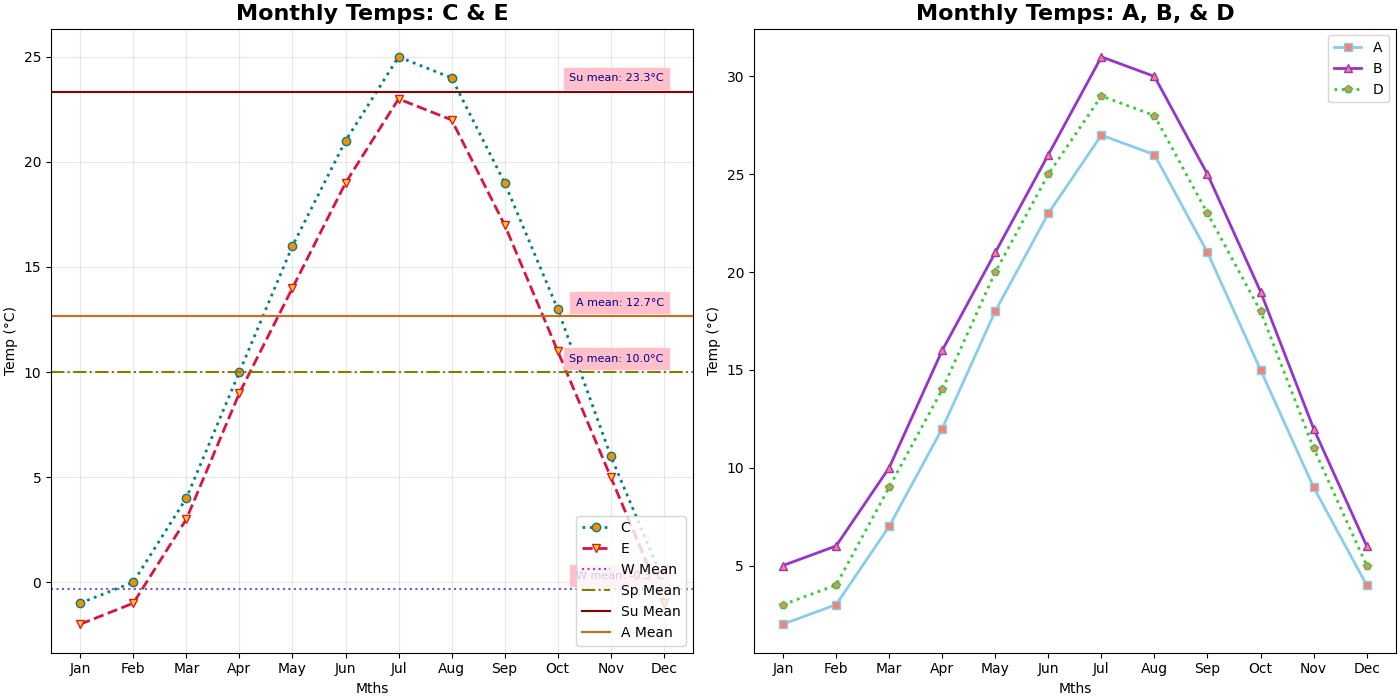

Recreate this plot in Python.
import matplotlib.pyplot as plt
import numpy as np

months = ['Jan', 'Feb', 'Mar', 'Apr', 'May', 'Jun', 'Jul', 'Aug', 'Sep', 'Oct', 'Nov', 'Dec']
city_a_temps = [2, 3, 7, 12, 18, 23, 27, 26, 21, 15, 9, 4]
city_b_temps = [5, 6, 10, 16, 21, 26, 31, 30, 25, 19, 12, 6]
city_c_temps = [-1, 0, 4, 10, 16, 21, 25, 24, 19, 13, 6, 0]
city_d_temps = [3, 4, 9, 14, 20, 25, 29, 28, 23, 18, 11, 5]
city_e_temps = [-2, -1, 3, 9, 14, 19, 23, 22, 17, 11, 5, -1]

fig, axs = plt.subplots(1, 2, figsize=(14, 7), constrained_layout=True)

axs[0].plot(months, city_c_temps, ':o', color='teal', label='C', linewidth=2, markerfacecolor='darkorange')
axs[0].plot(months, city_e_temps, '--v', color='crimson', label='E', linewidth=2, markerfacecolor='gold')

winter_mean = np.mean(city_c_temps[0:2] + city_c_temps[11:])
spring_mean = np.mean(city_c_temps[2:5])
summer_mean = np.mean(city_c_temps[5:8])
autumn_mean = np.mean(city_c_temps[8:11])

axs[0].axhline(y=winter_mean, color='slateblue', linestyle=':', label='W Mean')
axs[0].axhline(y=spring_mean, color='olive', linestyle='-.', label='Sp Mean')
axs[0].axhline(y=summer_mean, color='darkred', linestyle='-', label='Su Mean')
axs[0].axhline(y=autumn_mean, color='chocolate', linestyle='-', label='A Mean')

axs[0].set_title('Monthly Temps: C & E', fontsize=16, fontweight='bold')
axs[0].set_xlabel('Mths', fontsize=10)
axs[0].set_ylabel('Temp (°C)', fontsize=10)
axs[0].set_xticks(np.arange(len(months)))
axs[0].set_xticklabels(months)
axs[0].grid(True, linestyle='-', alpha=0.3)
axs[0].legend(loc='lower right', fontsize=10)

season_annot = [('W', winter_mean), ('Sp', spring_mean), ('Su', summer_mean), ('A', autumn_mean)]
for season, mean_temp in season_annot:
    axs[0].text(len(months)-1, mean_temp + 0.5, f'{season} mean: {mean_temp:.1f}°C', 
                fontsize=8, color='darkblue', ha='right', backgroundcolor='pink')

axs[1].plot(months, city_a_temps, '-s', color='skyblue', label='A', linewidth=2, markerfacecolor='salmon')
axs[1].plot(months, city_b_temps, '-^', color='darkorchid', label='B', linewidth=2, markerfacecolor='salmon')
axs[1].plot(months, city_d_temps, ':p', color='limegreen', label='D', linewidth=2, markerfacecolor='salmon')

axs[1].set_title('Monthly Temps: A, B, & D', fontsize=16, fontweight='bold')
axs[1].set_xlabel('Mths', fontsize=10)
axs[1].set_ylabel('Temp (°C)', fontsize=10)
axs[1].set_xticks(np.arange(len(months)))
axs[1].set_xticklabels(months)
axs[1].grid(False)
axs[1].legend(loc='upper right', fontsize=10)

plt.show()
